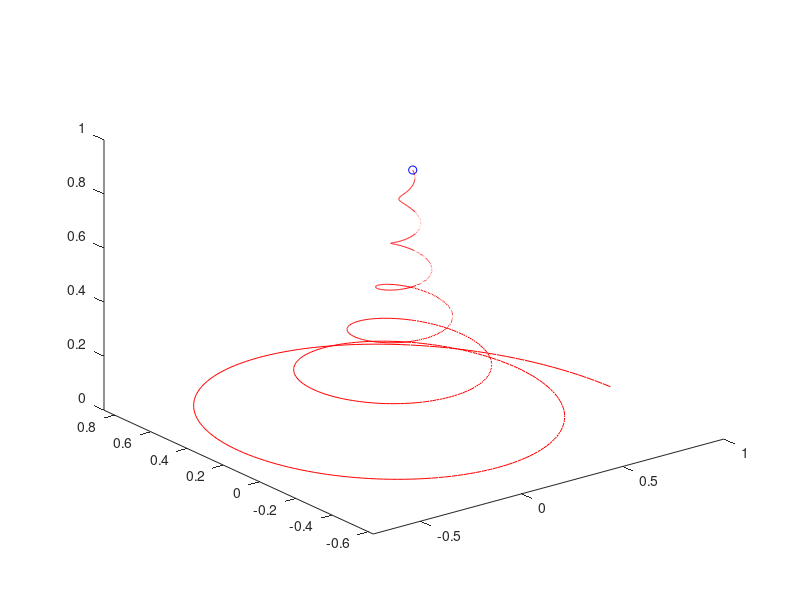

The MATLAB script that drew this image:
theta = linspace(0,12*pi,1000);
x = exp(-theta/10).*cos(theta);
y = exp(-theta/10).*sin(theta);
z = theta/(12*pi);
comet3(x,y,z);